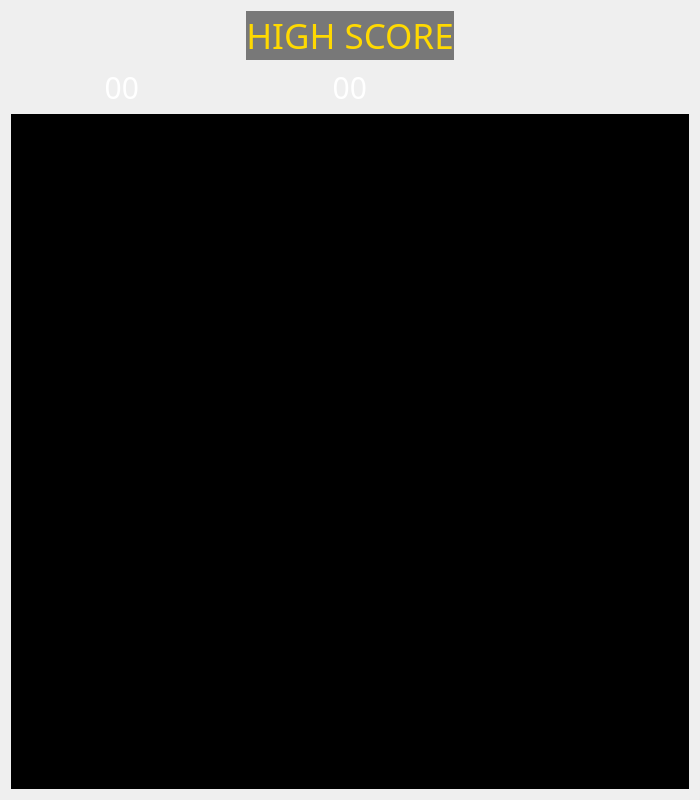
<?xml version="1.0" encoding="UTF-8"?>
<ui version="4.0">
 <class>Game</class>
 <widget class="QWidget" name="Game">
  <property name="geometry">
   <rect>
    <x>0</x>
    <y>0</y>
    <width>700</width>
    <height>800</height>
   </rect>
  </property>
  <property name="windowTitle">
   <string>Pacman</string>
  </property>
  <property name="autoFillBackground">
   <bool>false</bool>
  </property>
  <property name="styleSheet">
   <string notr="true">QLabel {
	color : white;
	font-size : 30px;
	font-family : &quot;Emulogic&quot;;
}

#highScore_label {	
	font-size: 35px;
	background-color : rgba(0,0,0,0.5);
	color : rgb(255, 217, 0);
}

QLabel#title {
	padding-top: 30px;
}

QLabel#subtitle {
	font-size : 40px;
	padding-bottom: 30px;
}

QPushButton {
	border:none;
	border-radius: 15px;
	background: rgb(0, 0, 0);
	color : white;
	font-size : 30px;
	padding : 15px 50px;
	
}

#scene {
	background: rgb(0,0,0);
}

QWidget#Game {
	background-image: url(:/images/menu_bg);
}
</string>
  </property>
  <layout class="QGridLayout" name="gridLayout_3">
   <item row="1" column="1">
    <layout class="QGridLayout" name="game_mainGridLayout">
     <item row="0" column="0">
      <layout class="QGridLayout" name="gridLayout">
       <item row="0" column="1" alignment="Qt::AlignHCenter|Qt::AlignVCenter">
        <widget class="QLabel" name="highScore_label">
         <property name="font">
          <font>
           <family>Emulogic</family>
           <pointsize>-1</pointsize>
          </font>
         </property>
         <property name="text">
          <string>HIGH SCORE</string>
         </property>
         <property name="alignment">
          <set>Qt::AlignCenter</set>
         </property>
        </widget>
       </item>
       <item row="1" column="0" alignment="Qt::AlignHCenter|Qt::AlignVCenter">
        <widget class="QLabel" name="score">
         <property name="font">
          <font>
           <family>Emulogic</family>
           <pointsize>-1</pointsize>
          </font>
         </property>
         <property name="text">
          <string>00</string>
         </property>
         <property name="alignment">
          <set>Qt::AlignRight|Qt::AlignTrailing|Qt::AlignVCenter</set>
         </property>
        </widget>
       </item>
       <item row="4" column="0" colspan="3">
        <widget class="QGraphicsView" name="scene">
         <property name="sizePolicy">
          <sizepolicy hsizetype="Expanding" vsizetype="Expanding">
           <horstretch>0</horstretch>
           <verstretch>0</verstretch>
          </sizepolicy>
         </property>
         <property name="sizeAdjustPolicy">
          <enum>QAbstractScrollArea::AdjustIgnored</enum>
         </property>
        </widget>
       </item>
       <item row="1" column="1" alignment="Qt::AlignHCenter|Qt::AlignVCenter">
        <widget class="QLabel" name="highScore_score">
         <property name="font">
          <font>
           <family>Emulogic</family>
           <pointsize>-1</pointsize>
          </font>
         </property>
         <property name="text">
          <string>00</string>
         </property>
         <property name="alignment">
          <set>Qt::AlignRight|Qt::AlignTrailing|Qt::AlignVCenter</set>
         </property>
        </widget>
       </item>
      </layout>
     </item>
    </layout>
   </item>
  </layout>
 </widget>
 <resources/>
 <connections/>
 <slots>
  <slot>test()</slot>
 </slots>
</ui>
